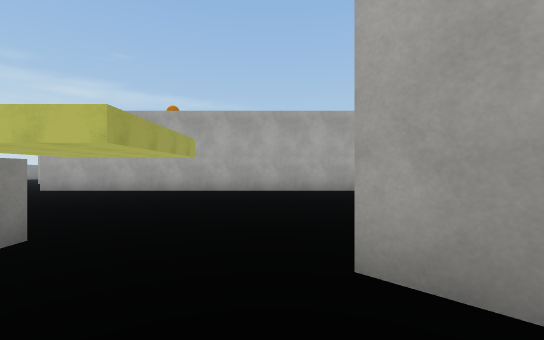
view 1 (above)

24 first-person views from a walk through a scene from a Unity 3-D project. The camera is 1.3 m above the floor, looks level and sees 90° across. The floor is counted in squares, 2 m on a side. Each view is taken from the middle of a square. On the plan, view 1 faces up. The plan holds only what a view shows up to about 9 squares ahead; the rest is blank. The place goes on beyond the plan. The player is left out. Some surface patterns are stand-ins.

view 2
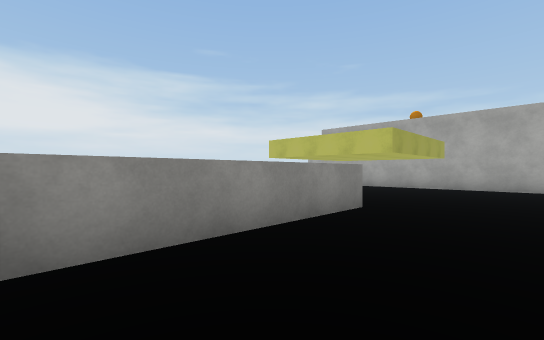

view 3
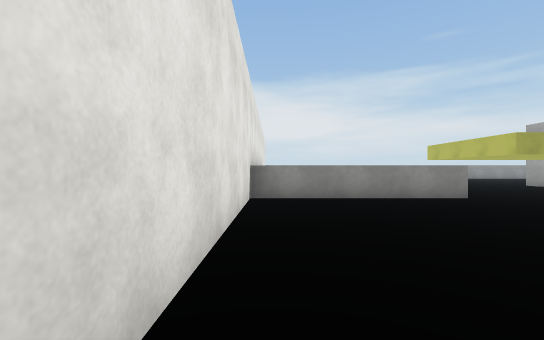

view 4
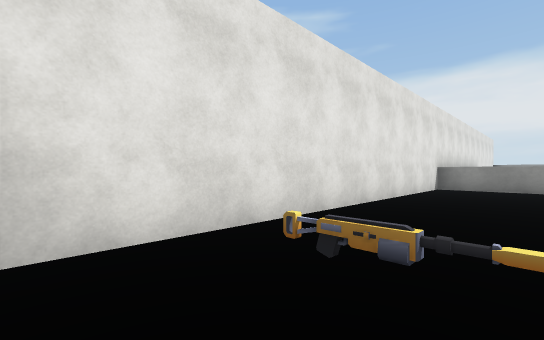

view 5
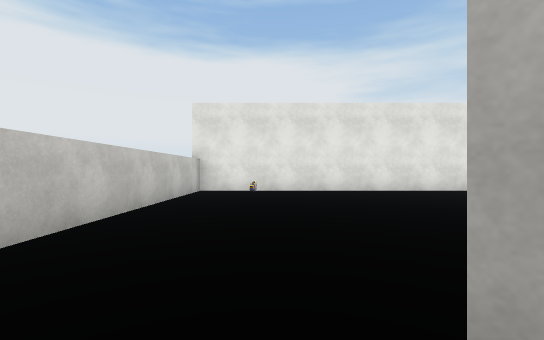

view 6
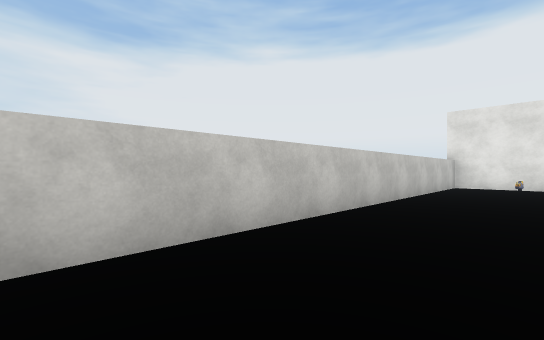

view 7
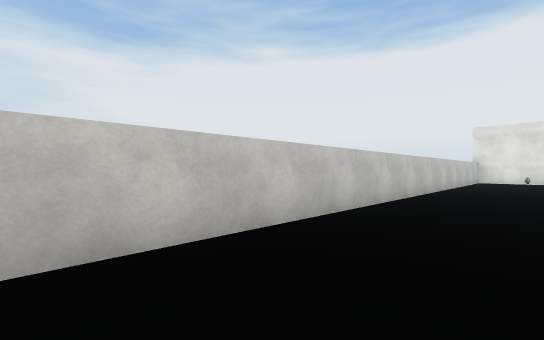

view 8
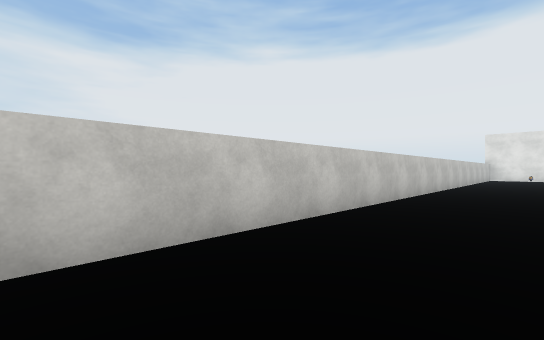

view 9
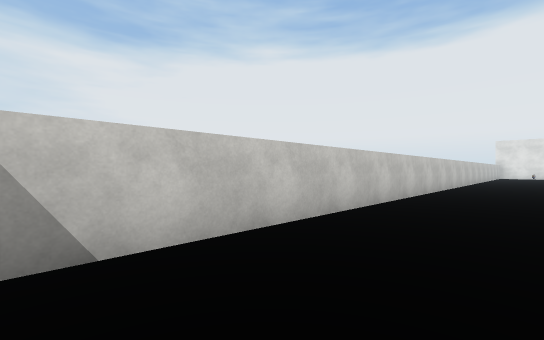

view 10
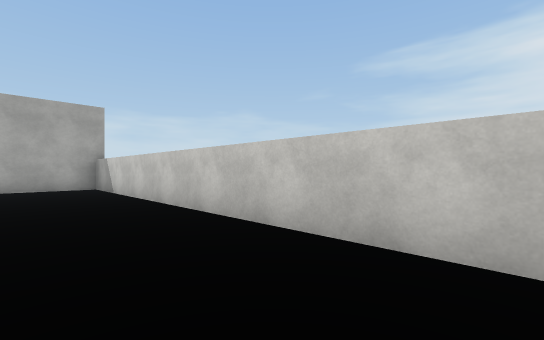

view 11
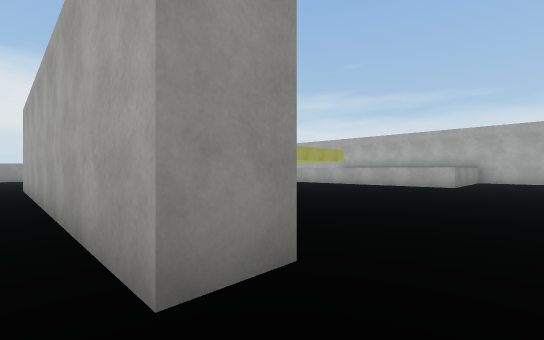

view 12
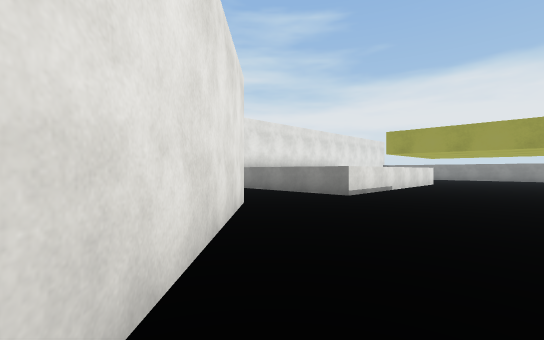

view 13
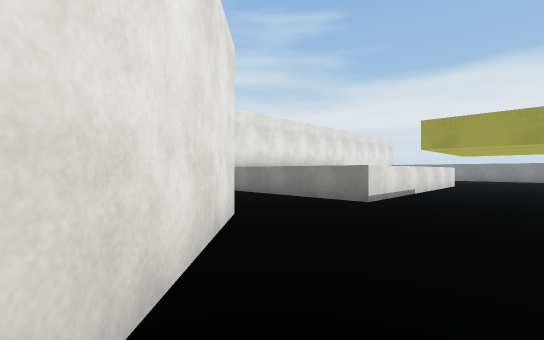

view 14
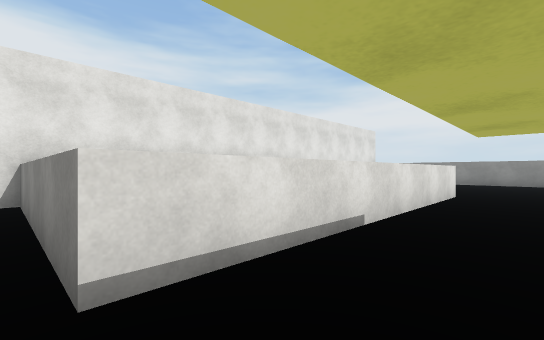

view 15
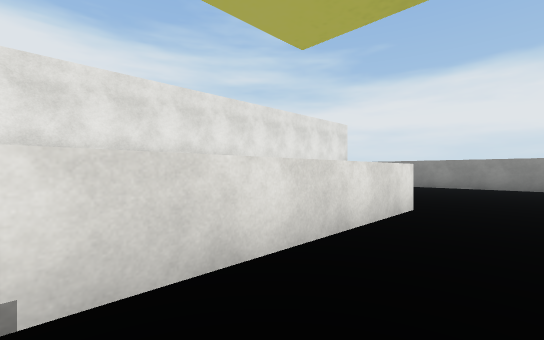

view 16
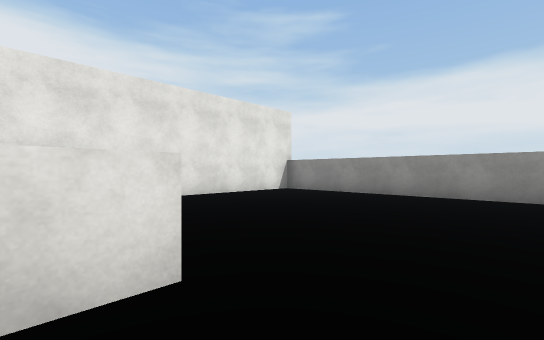

view 17
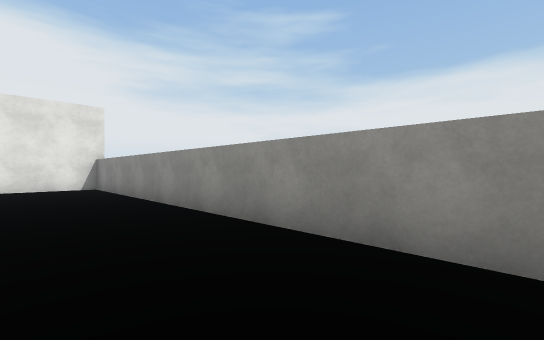

view 18
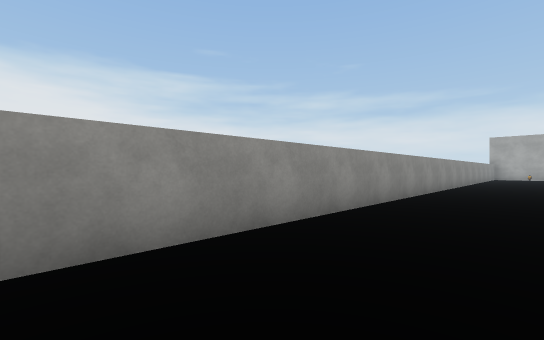

view 19
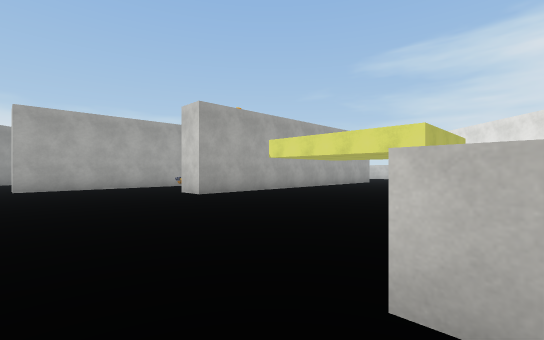

view 20
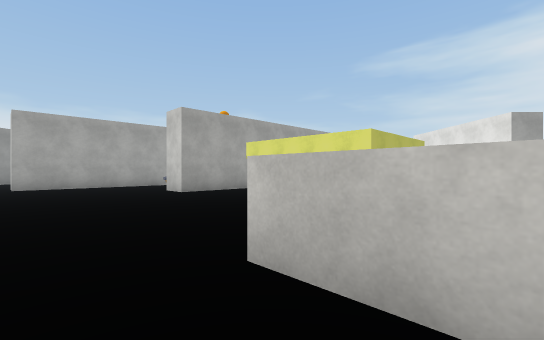

view 21
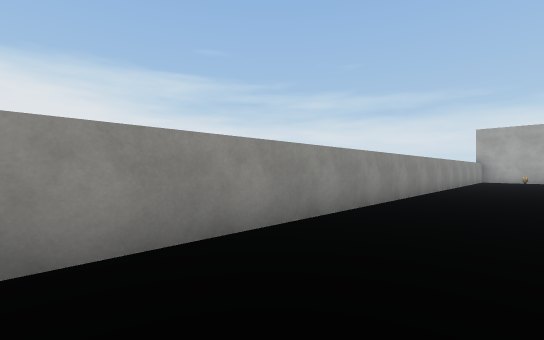

view 22
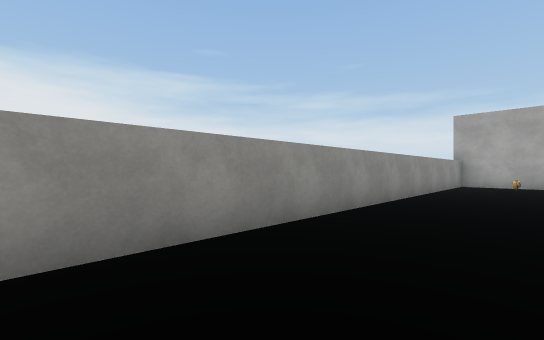

view 23
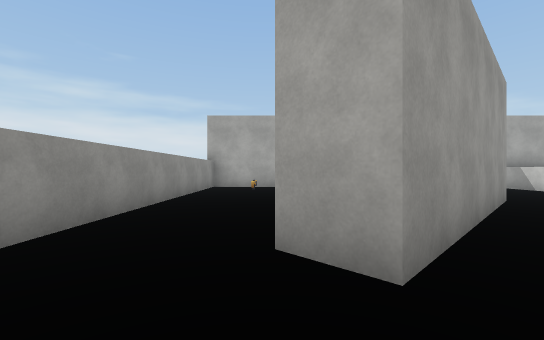

view 24
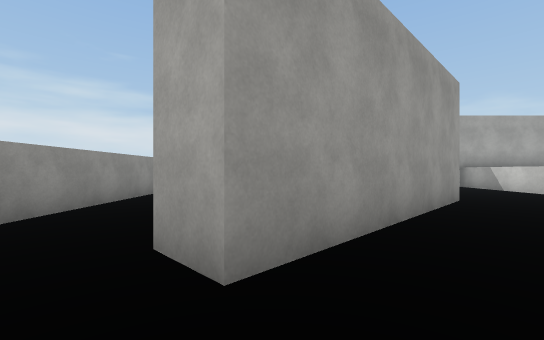

### Floor plan
Key: @ floor where view 1 was taken; # wall or solid block; . floor; ^ raised ledge; O other object.
Columns run from 17 left of view 1 to 9 right of it. Each row starts with its distance up from view 1.
 25    #                   ####
 24    .                   ...#
 23 #...      ..^          ...#
 22 #.O.      ..^          ...#
 21 #...     ...^          ...#
 20 #...   #...         .. ...#
 19 #...  ##..         ...   .#
 18 #...  #..         .... . .#
 17 #...             ..... ...#
 16 #...#           ...... ...#
 15 #...            ...... ...#
 14 #....           ...... ...#
 13 #...  .##        ...   ...#
 12 #...  ....             ...#
 11 #...  .....            ...#
 10 #...  .....            ...#
  9 #...  ....##########   ...#
  8 #...  .............. . ...#
  7 #. .  ..............   ...#
  6 #       ............ . ...#
  5 #       ..........  .##...#
  4 #.................     ...#
  3 #..................#   ...#
  2 #...... ^^^^^^^...##   ...#
  1 #...  . ^     ^....... ...#
  0 #....         ^..@........#
 -1 #.....        ^........O..#
 -2 #.....        ^...........#
 -3 ######         ############

Positions as (right, up) in squares from view 1, and headings:
1: (0, 0), facing up
2: (0, -2), facing up-left
3: (4, -2), facing left
4: (8, 0), facing down-left
5: (6, 6), facing down
6: (6, 9), facing down-right
7: (6, 14), facing down-right
8: (6, 18), facing down-right
9: (6, 23), facing down-right
10: (6, 14), facing up-right
11: (4, 8), facing up-left
12: (4, 6), facing down-left
13: (3, 5), facing down-left
14: (-2, 4), facing down-left
15: (-5, 4), facing down-left
16: (-9, 4), facing down-left
17: (-14, 8), facing down-left
18: (-14, 2), facing up-left
19: (-11, 2), facing up-right
20: (-11, 1), facing up-right
21: (-14, 7), facing up-left
22: (-14, 12), facing up-left
23: (-14, 14), facing up
24: (-13, 14), facing up
